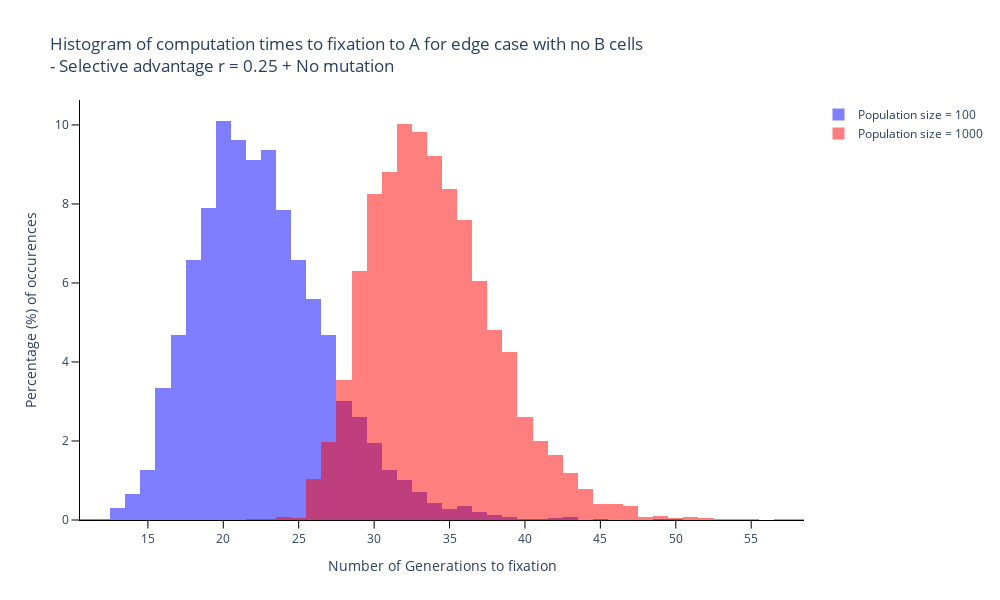

Source (notebook cell):
### Markdown cell above
### Histogram plots of times to fixation at A for different population sizes and selective advantage = 0.25

### Code cell
# Trace names - represent the different total population sizes used for the simulation
trace_name = ['Population size = {}'.format(N) for N in small_N]

fig = go.Figure()

# Add traces of the computation times to fixation of A
for n, _ in enumerate(small_N):
    fig.add_trace(
        go.Histogram(
            x=comput_time_fix_A[n][5],
            histnorm='percent',
            name = trace_name[n],
            marker_color = colours[n]
        )
    )

fig.update_yaxes(ticks='outside', tickcolor='black', ticklen=7.5, title_text='Percentage (%) of occurences')
fig.update_xaxes(ticks='outside', tickcolor='black', ticklen=7.5, title_text='Number of Generations to fixation')

fig.update_layout(
    barmode='overlay',
    title='Histogram of computation times to fixation to A for edge case with no B cells <br>- Selective advantage r = 0.25 + No mutation',
    width=1000, 
    height=600,
    plot_bgcolor='white',
    xaxis=dict(linecolor='black'),
    yaxis=dict(linecolor='black'),
)

fig.update_traces(opacity=0.5)

fig.write_image('images/Histogram-mean-fix-time-const-env.pdf')
fig.show()

### Figure 1 — Plotly figure (JSON) as saved in the notebook; plotly's stock layout.template omitted (floating-point values rounded to 4 significant figures; data arrays with more than 128 entries replaced by an {"elided": "..."} marker saying what was removed)
{"data": [{"histnorm": "percent", "marker": {"color": "blue"}, "name": "Population size = 100", "opacity": 0.5, "type": "histogram", "x": {"elided": "5733 int values"}}, {"histnorm": "percent", "marker": {"color": "red"}, "name": "Population size = 1000", "opacity": 0.5, "type": "histogram", "x": {"elided": "5962 int values"}}], "layout": {"barmode": "overlay", "height": 600, "plot_bgcolor": "white", "title": {"text": "Histogram of computation times to fixation to A for edge case with no B cells <br>- Selective advantage r = 0.25 + No mutation"}, "width": 1000, "xaxis": {"linecolor": "black", "tickcolor": "black", "ticklen": 7.5, "ticks": "outside", "title": {"text": "Number of Generations to fixation"}}, "yaxis": {"linecolor": "black", "tickcolor": "black", "ticklen": 7.5, "ticks": "outside", "title": {"text": "Percentage (%) of occurences"}}}}
